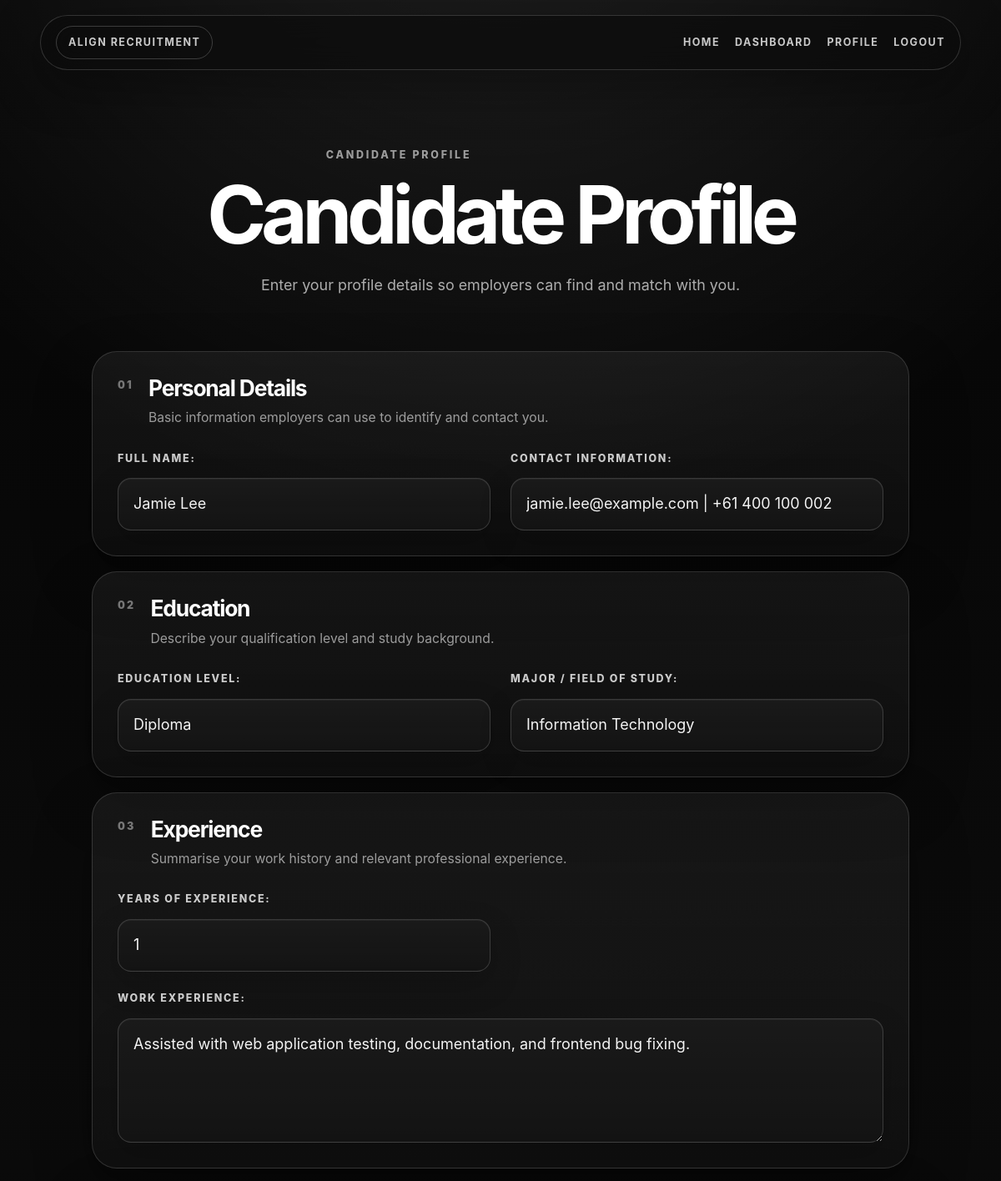
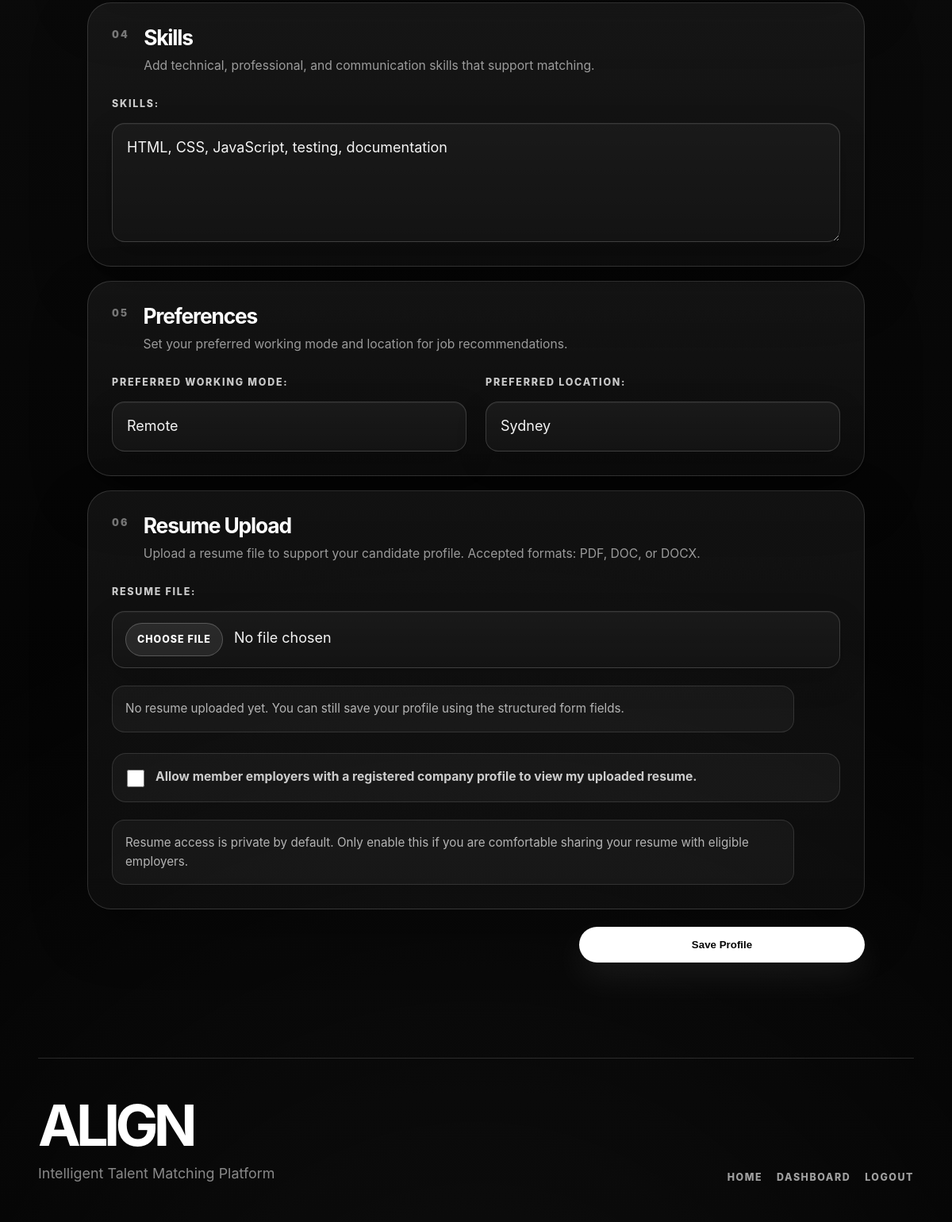
The app's page /candidate/profile (signed in) with its own data (2 pictures, top to bottom).
### tables this page shows
CREATE TABLE candidates (
    candidate_id INTEGER PRIMARY KEY AUTOINCREMENT,
    user_id INTEGER NOT NULL,
    full_name TEXT NOT NULL,
    contact_info TEXT,
    education TEXT,
    major TEXT,
    years_experience INTEGER DEFAULT 0,
    work_experience TEXT,
    skills TEXT,
    preferred_work_mode TEXT,
    preferred_location TEXT,
    resume_filename TEXT,
    resume_visible_to_employers INTEGER NOT NULL DEFAULT 0,
    FOREIGN KEY (user_id) REFERENCES users(user_id)
);

### app.py (the view, shortened to what this page needs)
@app.route("/candidate/profile", methods=["GET", "POST"])
def candidate_profile():
    if session.get("role") != "candidate":
        return redirect(url_for("login"))
    db = get_db()
    user_id = session["user_id"]
    profile = db.execute(
        "SELECT * FROM candidates WHERE user_id = ?",
        (user_id,)
    ).fetchone()
    return render_template("candidate_profile.html", profile=profile)

### app.py (called while the page is built)
def get_db():
    if "db" not in g:
        g.db = sqlite3.connect(DATABASE)
        g.db.row_factory = sqlite3.Row
    return g.db

### templates/candidate_profile.html (shortened to what this page needs)
{% extends "base.html" %}
{% block content %}
<section class="dashboard-hero browse-page-hero">
    <p class="eyebrow">Candidate Profile</p>
    <h1>Candidate Profile</h1>
    <p>Enter your profile details so employers can find and match with you.</p>
</section>
<form class="profile-form sectioned-form" method="POST" enctype="multipart/form-data">
    <section class="form-section">
        <div class="form-section-header">
            <span class="card-number">01</span>
            <div>
                <h3>Personal Details</h3>
                <p>Basic information employers can use to identify and contact you.</p>
            </div>
        </div>
        <div class="form-grid">
            <div class="form-group">
                <label>Full Name:</label>
                <input type="text" name="full_name" value="{{ profile.full_name if profile else '' }}" required>
            </div>
            <div class="form-group">
                <label>Contact Information:</label>
                <input type="text" name="contact_info" value="{{ profile.contact_info if profile else '' }}">
            </div>
        </div>
    </section>
    <section class="form-section">
        <div class="form-section-header">
            <span class="card-number">02</span>
            <div>
                <h3>Education</h3>
                <p>Describe your qualification level and study background.</p>
            </div>
        </div>
        <div class="form-grid">
            <div class="form-group">
                <label>Education Level:</label>
                <select name="education" required>
                    <option value="Diploma" {% if profile and profile.education == "Diploma" %}selected{% endif %}>Diploma</option>
                </select>
            </div>
            <div class="form-group">
                <label>Major / Field of Study:</label>
                <input type="text" name="major" value="{{ profile.major if profile else '' }}">
            </div>
        </div>
    </section>
    <section class="form-section">
        <div class="form-section-header">
            <span class="card-number">03</span>
            <div>
                <h3>Experience</h3>
                <p>Summarise your work history and relevant professional experience.</p>
            </div>
        </div>
        <div class="form-grid">
            <div class="form-group">
                <label>Years of Experience:</label>
                <input type="number" name="years_experience" min="0" value="{{ profile.years_experience if profile else 0 }}">
            </div>
            <div class="form-group full-width">
                <label>Work Experience:</label>
                <textarea name="work_experience" rows="4">{{ profile.work_experience if profile else '' }}</textarea>
            </div>
        </div>
    </section>
    <section class="form-section">
        <div class="form-section-header">
            <span class="card-number">04</span>
            <div>
                <h3>Skills</h3>
                <p>Add technical, professional, and communication skills that support matching.</p>
            </div>
        </div>
        <div class="form-grid">
            <div class="form-group full-width">
                <label>Skills:</label>
                <textarea name="skills" rows="4" placeholder="Example: Python, SQL, cybersecurity, communication">{{ profile.skills if profile else '' }}</textarea>
            </div>
        </div>
    </section>
    <section class="form-section">
        <div class="form-section-header">
            <span class="card-number">05</span>
            <div>
                <h3>Preferences</h3>
                <p>Set your preferred working mode and location for job recommendations.</p>
            </div>
        </div>
        <div class="form-grid">
            <div class="form-group">
                <label>Preferred Working Mode:</label>
                <select name="preferred_work_mode">
                    <option value="Remote" {% if profile and profile.preferred_work_mode == "Remote" %}selected{% endif %}>Remote</option>
                </select>
            </div>
            <div class="form-group">
                <label>Preferred Location:</label>
                <input type="text" name="preferred_location" value="{{ profile.preferred_location if profile else '' }}">
            </div>
        </div>
    </section>
    <section class="form-section">
        <div class="form-section-header">
            <span class="card-number">06</span>
            <div>
                <h3>Resume Upload</h3>
                <p>Upload a resume file to support your candidate profile. Accepted formats: PDF, DOC, or DOCX.</p>
            </div>
        </div>
        <div class="form-grid">
            <div class="form-group full-width">
                <label>Resume File:</label>
                <input type="file" name="resume" accept=".pdf,.doc,.docx">
                {% if profile and profile.resume_filename %}
                    <p class="form-note uploaded-file-note">
                        <strong>Current resume:</strong> {{ profile.resume_filename }}
                    </p>
                {% else %}
                    <p class="form-note uploaded-file-note">
                        No resume uploaded yet. You can still save your profile using the structured form fields.
                    </p>
                {% endif %}
                <label class="checkbox-field">
                    <input type="checkbox" name="resume_visible_to_employers" value="1" {% if profile and profile.resume_visible_to_employers %}checked{% endif %}>
                    <span>
                        Allow member employers with a registered company profile to view my uploaded resume.
                    </span>
                </label>
                <p class="form-note uploaded-file-note">
                    Resume access is private by default. Only enable this if you are comfortable sharing your resume with eligible employers.
                </p>
            </div>
        </div>
    </section>
    <div class="form-actions">
        <button type="submit">Save Profile</button>
    </div>
</form>
{% endblock %}

### records on screen
candidates: full_name "Jamie Lee", contact_info "jamie.lee@example.com | +61 400 100 002", education "Diploma", major "Information Technology", years_experience "1", work_experience "Assisted with web application testing, documentation, and frontend bug fixing.", skills "HTML, CSS, JavaScript, testing, documentation", preferred_work_mode "Remote", preferred_location "Sydney"
